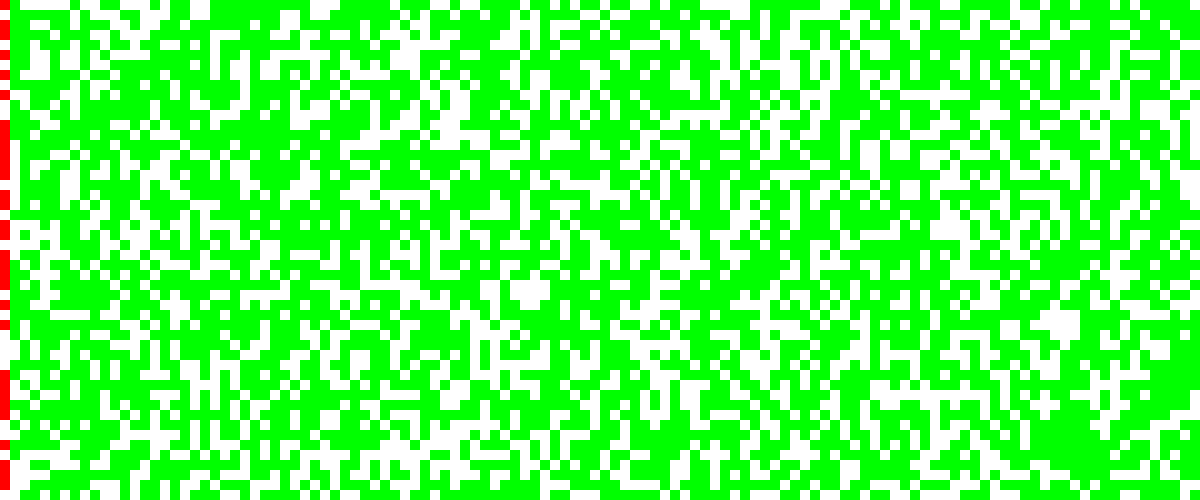
Frame 1 (no input)
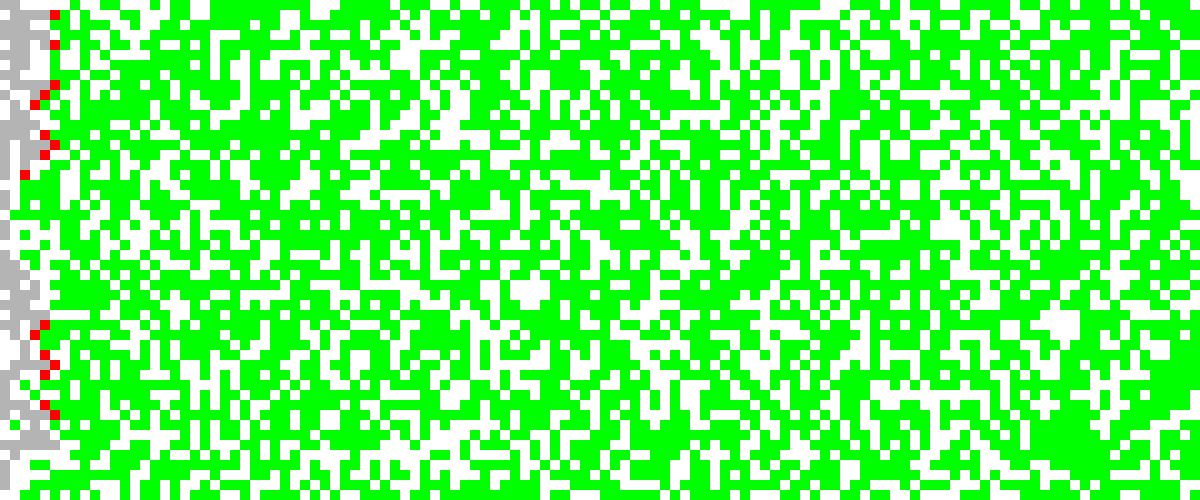
Frame 60 (the mouse pressed at the canvas centre just before this capture)
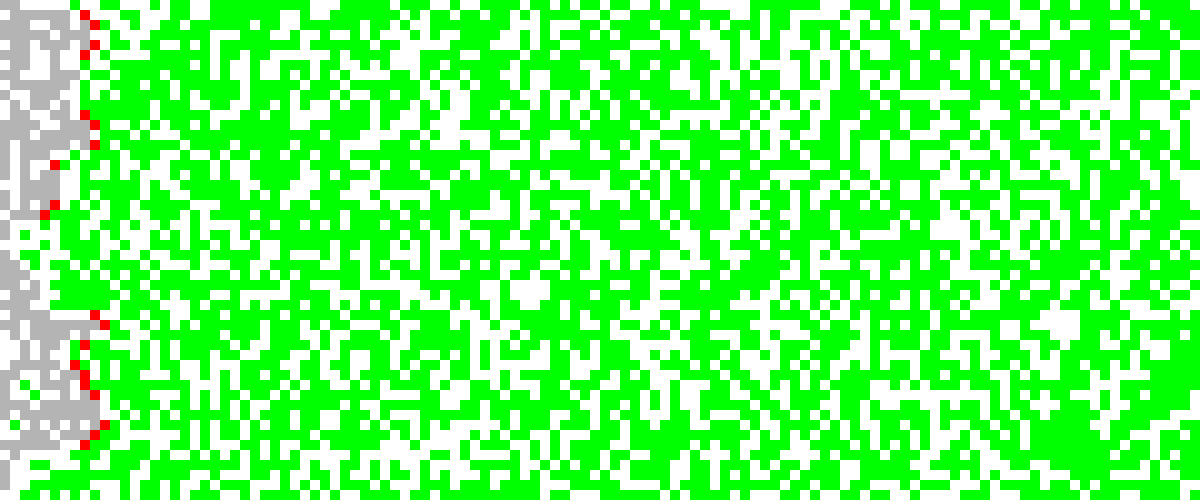
Frame 120 (the mouse held since frame 60 and released just before this capture)

The Processing sketch that drew these frames (run headless with seeded random() and noise(); from frame 60 on, the mouse is pressed at the canvas centre):

// Processing sketch: TreeBurning
// ── TreeBurning.pde
/**IMPORTANT:
   *Please read through the logic of this sketch before you try to modify anything.
   *Please answer ALL questions in the source code BEFORE writing any code.
   */
  BurnTrees treeSim;
  int ROWS;
  int COLS;
  double DENSITY;
  int SQUARESIZE;

  void setup() {
    size(1200, 500);
    ROWS = 50;
    COLS = 120;
    /**question 1 *********************************
     *At this point you have initialized width, height,ROWS,COLS. You can change these values
     *to alter the screen size, but you cannot just change one value!
     *What must be true about the ratio of these values in order for this simulation to display squares?
     *ANSWER HERE: The ratio of rows: columns must be the same as height:width. 
     */

    DENSITY = .61;
    treeSim = new BurnTrees(ROWS, COLS, DENSITY);
    /**question 2 *********************************
     *Given that you can change the size() and the number of ROWS and COLS,
     *How do you calculate the SQUARESIZE (size of each square you draw) using an expression?
     *ANSWER : replace squareSize = 8; with the correct square size.
     * DO NOT just write a number, it must work when you change the size() command or the ROWS and COLS
     */
    SQUARESIZE = height / ROWS;//side length

  }

  /*DO NOT UPDATE THIS METHOD*/
  void draw() {
    background(0);
    //frameCount tells you how many times the draw method was called.
    if (frameCount % 10 == 0) {
      treeSim.tick();
      //println("Testing code:"+ frameCount);
    }
    /**question 3 *********************************
     *Here we only call tick() when the frameCount % 10 == 0.
     *Why do we want to do this?
     *(The print statement is NOT part of the simulation, it is to help you answer this question)
     *hint:  If you cannot figure this out analytically, experiment to test
     *       the difference by changing the code. A print statement is commented out to facilitate testing.
     *ANSWER HERE: 
     */

    String[]lines = treeSim.toString().split("\n");

    //Convert the 2D array into a grid of RED/GREEN/WHITE/GREY Squares.
    stringToSquares(lines);

    //Output the resulting time and dimensions of the simulation
    if (treeSim.done()) {
      fill(0);
      textSize(20);
      text("Simulation of "+COLS+"by"+ROWS+" board lasted "+treeSim.getTicks()+" ticks", 20, 20);
    }
  }

  /**
   *Clicking the mouse will reset the simulation by re-constructing the treeSim variable.
   */
  void mouseClicked() {
    /**question 4 *********************************
     *We can easily reset the simulation by clicking the mouse.
     *Please use the same values that it was initialized with in the setup.
     * ANSWER: UPDATE THE NEXT LINE
     */
    treeSim = new BurnTrees(ROWS, COLS, DENSITY);
  }


  /** question 5 *********************************
   *Write the method that will take an array of the different lines of the board string,
   *and draw ROWSxCOLS colored squares on the screen
   *@param lines: an array of the lines of the toString method that has ROWS strings, each having a length of COLS
   *              e.g. [ "@ @@","@@@ "," @ @"] for a ROWS=3, COLS=4 board.
   *ANSWER: Complete this method.
   */
  void stringToSquares(String[]lines) {
    /**Complete this method.
     *1. Break up your screen by drawing ROWSxCOLS squares of the same color.
     *2. Decide how to fill them in using the String[] parameter
     *   Colors: Fire = RED, Tree = GREEN, SPACE = WHITE, ASH = GREY
     */
     noStroke();
     for(int i = 0; i < lines.length; i++) {
       for(int j = 0; j < lines[i].length(); j++) {
         switch(lines[i].charAt(j)) {
           case '@': fill(0, 255, 0);
               break;
           case '.': fill(180);
               break;
           case 'w': fill(255, 0, 0);
               break; 
           case ' ': fill(255);
               break;
         }
         rect(j * SQUARESIZE,i * SQUARESIZE, SQUARESIZE, SQUARESIZE);
       }
     }

  }


  /***THIS IS YOUR PRIOR LAB (only a subset of methods)***/

  import java.util.*;
  public class BurnTrees {
    private int[][]map;
    private int ticks;
    private static final int TREE = 2;
    private static final int FIRE = 1;
    private static final int ASH = 3;
    private static final int SPACE = 0;
    private ArrayDeque<Integer>frontier;


    /**Determine if the simulation is still burning
     *@return false if any fires are still burning, true otherwise
     */
    public boolean done() {
      return frontier.size() == 0;
    }


    public void spread(int row, int col) {
      map[row][col]=ASH;

      if (row > 0) {
        if (map[row-1][col]==TREE) {
          map[row-1][col]=FIRE;
          frontier.add(row-1);
          frontier.add(col);
        }
      }
      if (row < map.length-1) {
        if (map[row+1][col]==TREE) {
          map[row+1][col]=FIRE;
          frontier.add(row+1);
          frontier.add(col);
        }
      }
      if (col > 0) {
        if (map[row][col-1]==TREE) {
          map[row][col-1]=FIRE;
          frontier.add(row);
          frontier.add(col-1);
        }
      }
      if (col < map[0].length-1) {
        if (map[row][col+1]==TREE) {
          map[row][col+1]=FIRE;
          frontier.add(row);
          frontier.add(col+1);
        }
      }
    }

    /**This is the core of the simulation. All of the logic for advancing to the next round goes here.
     *All existing fires spread new fires, and turn to ash
     *new fires should remain fire, and not spread.
     */
    public void tick() {
      if (!done()) { //THIS IS THE ONLY MODIFICATION TO THE LAB
        ticks++;
        int fires = frontier.size();
        while (fires > 0) {
          int r = frontier.remove();
          int c = frontier.remove();
          spread(r, c);
          fires-=2;
        }
      }
    }

    /**Initialize the simulation.
     *If you add more instance variables you can add more here,
     *otherwise it is complete
     */
    public BurnTrees(int rows, int cols, double density) {
      frontier = new ArrayDeque<Integer>();
      map = new int[rows][cols];
      for (int r=0; r<map.length; r++ ) {
        for (int c=0; c < map[r].length; c++ ) {
          if (Math.random() < density) {
            map[r][c]=TREE;
          }
        }
      }
      start();//set the left column on fire.
    }

    public void start() {
      for (int i = 0; i < map.length; i++) {
        if (map[i][0]==TREE) {
          map[i][0]=FIRE;
          frontier.add(i);
          frontier.add(0);
        }
      }
    }

    public int getTicks() {
      return ticks;
    }

    public String toString() {
      StringBuilder builder = new StringBuilder();
      for (int i = 0; i < map.length; i++) {
        for (int c = 0; c < map[i].length; c++) {
          if (map[i][c]==SPACE)
            builder.append(" ");
          else if (map[i][c]==TREE)
            builder.append("@");
          else if (map[i][c]==FIRE)
            builder.append("w");
          else if (map[i][c]==ASH)
            builder.append(".");
        }
        builder.append("\n");
      }
      return builder.toString();
    }
  }
